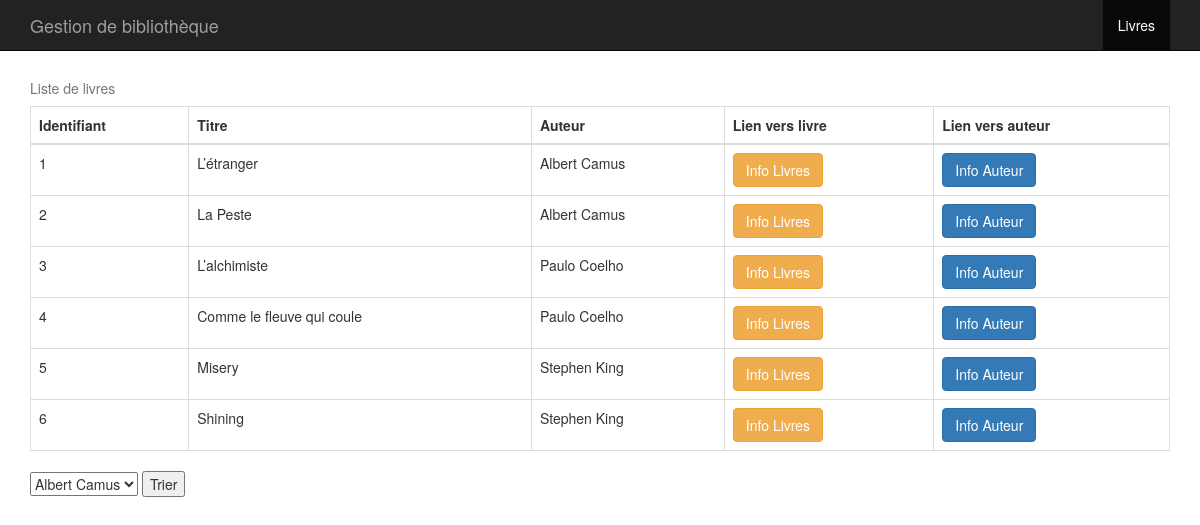
The page / on the database its author committed.
### tables this page shows
CREATE TABLE IF NOT EXISTS `livres` (
  `id` int(11) NOT NULL AUTO_INCREMENT,
  `id_auteur` int(11) NOT NULL,
  `titre` varchar(255) NOT NULL,
  `image` varchar(255) NOT NULL,
  `description` text NOT NULL,
  PRIMARY KEY (`id`)
);

CREATE TABLE IF NOT EXISTS `auteurs` (
  `id` int(11) NOT NULL AUTO_INCREMENT,
  `prenom` varchar(255) NOT NULL,
  `nom` varchar(255) NOT NULL,
  `image` varchar(255) NOT NULL,
  `description` text NOT NULL,
  PRIMARY KEY (`id`)
);

### index.php (the view, shortened to what this page needs)
<?php require 'inc/db.php'; ?>
<!DOCTYPE html>
<html>
<head>
	<link rel="stylesheet" type="text/css" href="src/css/bootstrap.min.css">
	<link rel="stylesheet" type="text/css" href="src/css/app.css">
</head>
<body>
<div class="container navigation">
	<nav class="navbar navbar-inverse navbar-fixed-top">
		<div class="container">
			<div class="navbar-collapse collapse navbar-right">
				<ul class="nav navbar-nav">
					<li class="active"><a href="#">Livres</a></li>
				</ul>
			</div>
			<a class="navbar-brand" href="#">Gestion de bibliothèque</a>
		</div>
	</nav>
</div>
	<div class="container content">
		<div class="row content">
        	<div class="col-xs-12">
				<table class="table table-bordered">
				<caption>Liste de livres</caption>
					<thead>
						<tr>
							<th>Identifiant</th>
							<th>Titre</th>
							<th>Auteur</th>
							<th>Lien vers livre</th>
							<th>Lien vers auteur</th>
						</tr>
					</thead>
					<tbody>
						<?php
						if(isset($id_auteur)){
							$req = $pdo->prepare("SELECT l.id as idlivre, l.titre, a.id as idauteur, a.prenom, a.nom FROM livres l, auteurs a WHERE l.id_auteur = $id_auteur AND a.id = $id_auteur GROUP BY l.titre");
						}else{
							$req = $pdo->prepare('SELECT l.id as idlivre, l.titre, a.id as idauteur, a.prenom, a.nom FROM livres l, auteurs a WHERE l.id_auteur = a.id');
						}
						$req->execute();
						while($livre = $req->fetch()){
							?>
								<tr>
									<td><?php echo utf8_encode($livre['idlivre']); ?></td>
									<td><?php echo utf8_encode($livre['titre']); ?></td>
									<td><?php echo utf8_encode($livre['prenom']); ?> <?php echo utf8_encode($livre['nom']); ?></td>
									<td><a class="btn btn-warning" href="detail_livre.php?id=<?php echo $livre['idlivre']; ?>">Info Livres</a></td>
									<td><a class="btn btn-primary"  href="detail_auteur.php?id=<?php echo $livre['idauteur']; ?>">Info Auteur</a></td>
								</tr>
							<?php
						}
						?>
					</tbody>
				</table>
			</div>
		</div>
	</div>
	<div class="container">
		<form method="POST">
			<select name="idauteur">
			<?php $req =$pdo->prepare('SELECT id, prenom, nom FROM auteurs');
			$req->execute();
			while($auteur = $req->fetch()){
				?>
				<option value="<?php echo utf8_encode($auteur['id']); ?>" <?php if (isset($id_auteur) AND $id_auteur==$auteur['id']){ echo 'selected="selected"'; }?>><?php echo utf8_encode($auteur['prenom']); ?> <?php echo utf8_encode($auteur['nom']); ?></option>
				<?php
			}
			?>
			</select>
			<input type="submit" name="trier" value="Trier"></input>
		</form>
	</div>
</body>
</html>

### src/css/app.css (style rules this page uses)
body { padding-top: 70px; }

### rows shown on the page
livres: id "1", titre "L’étranger", id_auteur.prenom "Albert", id_auteur.nom "Camus"
livres: id "2", titre "La Peste", id_auteur.prenom "Albert", id_auteur.nom "Camus"
livres: id "3", titre "L’alchimiste", id_auteur.prenom "Paulo", id_auteur.nom "Coelho"
livres: id "4", titre "Comme le fleuve qui coule", id_auteur.prenom "Paulo", id_auteur.nom "Coelho"
livres: id "5", titre "Misery", id_auteur.prenom "Stephen", id_auteur.nom "King"
livres: id "6", titre "Shining", id_auteur.prenom "Stephen", id_auteur.nom "King"

### other values the page prints
form field idauteur "Albert Camus"
